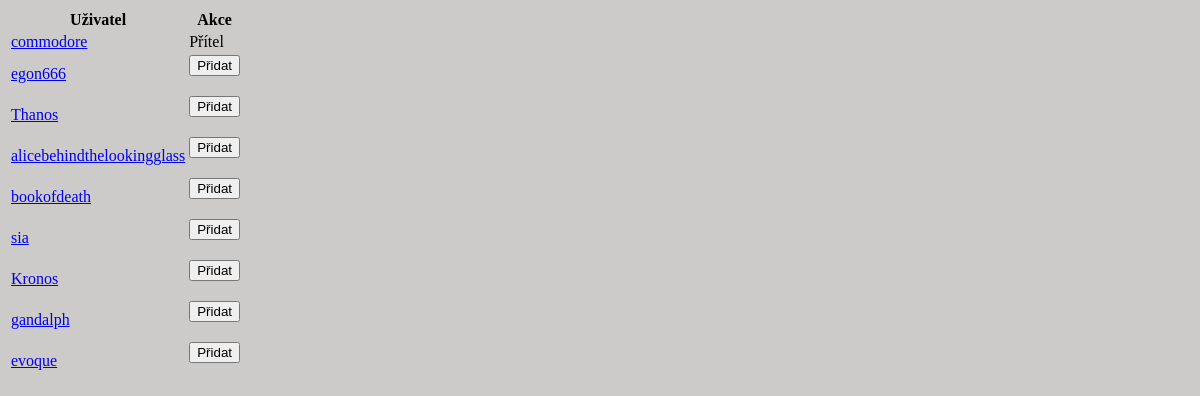
Screenshot of /PHP/users.php?user_id=4 with the database file from the repository.
### tables this page shows
CREATE TABLE `player` (
  `id` int(10) UNSIGNED NOT NULL,
  `nickname` varchar(45) NOT NULL,
  `password` varchar(255) NOT NULL
);

### PHP/users.php (the view, shortened to what this page needs)
<link rel="stylesheet" type="text/css" href="../CSS/tables2.css?v=1">
  <div class="game_table2">
<?php
$dbhost = "localhost";
$dbname = "social";
$dbuser = "root";
$dbpass = "root";
$conn = mysqli_connect($dbhost, $dbuser, $dbpass, $dbname);
if(isset($_GET['user_id'])) {
  $user_id = $_GET['user_id'];
}
$sql = "SELECT DISTINCT p.id, p.nickname FROM player_has_game pg1
      INNER JOIN player_has_game pg2 ON pg1.game_id = pg2.game_id
      INNER JOIN player p ON pg2.player_id = p.id
      WHERE pg1.player_id = $user_id AND pg2.player_id != $user_id";
$result = mysqli_query($conn, $sql);
echo "<table><tr><th>Uživatel</th><th>Akce</th></tr>";
if (mysqli_num_rows($result) > 0) {
  while($row = mysqli_fetch_assoc($result)) {
      $nickname = $row["nickname"];
      $query_params = "user_id=$user_id&nickname=".urlencode($nickname);
      $check_query = "SELECT * FROM player_has_player WHERE player_id = $user_id AND player_id_friend = ".$row["id"];
      $check_result = mysqli_query($conn, $check_query);
      if (mysqli_num_rows($check_result) > 0) {
        echo "<tr><td><a href='../PHP/user_profile.php?$query_params'>$nickname</a></td><td>Přítel</td></tr>";
      } else {
        echo "<tr><td><a href='../PHP/user_profile.php?$query_params'>$nickname</a></td>";
        echo "<td><form method='post' action='../PHP/add_friend.php'>";
        echo "<input type='submit' value='Přidat'>";
        echo "</form></td></tr>";
      }
  }
} else {
  echo "<tr><td>Nebyli nalezeni žádní uživatelé.</td></tr>";
}
echo "</table>";
?>
</div>

### rows the page displays
player: nickname "commodore"
player: nickname "egon666"
player: nickname "Thanos"
player: nickname "alicebehindthelookingglass"
player: nickname "bookofdeath"
player: nickname "sia"
player: nickname "Kronos"
player: nickname "gandalph"
player: nickname "evoque"
